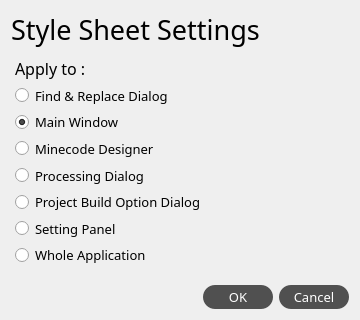
<?xml version="1.0" encoding="UTF-8"?>
<ui version="4.0">
 <class>SSObjectDialog</class>
 <widget class="QDialog" name="SSObjectDialog">
  <property name="geometry">
   <rect>
    <x>0</x>
    <y>0</y>
    <width>360</width>
    <height>320</height>
   </rect>
  </property>
  <property name="sizePolicy">
   <sizepolicy hsizetype="Preferred" vsizetype="Fixed">
    <horstretch>0</horstretch>
    <verstretch>0</verstretch>
   </sizepolicy>
  </property>
  <property name="minimumSize">
   <size>
    <width>360</width>
    <height>320</height>
   </size>
  </property>
  <property name="maximumSize">
   <size>
    <width>470</width>
    <height>340</height>
   </size>
  </property>
  <property name="font">
   <font>
    <family>方正黑体简体</family>
    <pointsize>10</pointsize>
   </font>
  </property>
  <property name="windowTitle">
   <string>Dialog</string>
  </property>
  <property name="styleSheet">
   <string notr="true">QPushButton{
    background: rgb(80, 80, 80);
    color: rgb(255, 255, 255);
    border-radius: 12px;
    padding: 3px 14px 3px 14px;
    height: 24px;
	font: 10pt &quot;方正黑体简体&quot;;
}

QPushButton:hover{
    background: rgb(100, 100, 100);
}

QPushButton:disabled{
    background: rgb(170, 170, 170);
}

QRadioButton::indicator:unchecked{
    image: url(:/ButtonImage/src/radiobutton_unchecked.png);
}

QRadioButton::indicator:checked{
    image: url(:/ButtonImage/src/radiobutton_checked.png);
}

QRadioButton::indicator:checked:disabled{
    image: url(:/ButtonImage/src/radiobutton_checked_disabled.png);
}

QRadioButton::indicator:checked:pressed{
    image: url(:/ButtonImage/src/radiobutton_pressed.png);
}

QRadioButton::indicator:unchecked:pressed{
    image: url(:/ButtonImage/src/radiobutton_unchecked_pressed.png);
}

QRadioButton::indicator:unchecked:hover{
    image: url(:/ButtonImage/src/radiobutton_hover.png);
}</string>
  </property>
  <layout class="QVBoxLayout" name="verticalLayout_2">
   <item>
    <widget class="QLabel" name="label">
     <property name="font">
      <font>
       <family>方正黑体简体</family>
       <pointsize>20</pointsize>
      </font>
     </property>
     <property name="text">
      <string>Style Sheet Settings</string>
     </property>
     <property name="margin">
      <number>12</number>
     </property>
    </widget>
   </item>
   <item>
    <layout class="QVBoxLayout" name="verticalLayout">
     <property name="leftMargin">
      <number>4</number>
     </property>
     <property name="topMargin">
      <number>4</number>
     </property>
     <property name="rightMargin">
      <number>4</number>
     </property>
     <property name="bottomMargin">
      <number>4</number>
     </property>
     <item>
      <widget class="QLabel" name="label_2">
       <property name="font">
        <font>
         <family>方正黑体简体</family>
         <pointsize>12</pointsize>
        </font>
       </property>
       <property name="text">
        <string>Apply to :</string>
       </property>
       <property name="margin">
        <number>5</number>
       </property>
      </widget>
     </item>
     <item>
      <widget class="QRadioButton" name="radioButton_6">
       <property name="font">
        <font>
         <family>方正黑体简体</family>
         <pointsize>10</pointsize>
        </font>
       </property>
       <property name="text">
        <string>Find &amp;&amp; Replace Dialog</string>
       </property>
      </widget>
     </item>
     <item>
      <widget class="QRadioButton" name="radioButton">
       <property name="font">
        <font>
         <family>方正黑体简体</family>
         <pointsize>10</pointsize>
        </font>
       </property>
       <property name="text">
        <string>Main Window</string>
       </property>
       <property name="checked">
        <bool>true</bool>
       </property>
      </widget>
     </item>
     <item>
      <widget class="QRadioButton" name="radioButton_3">
       <property name="font">
        <font>
         <family>方正黑体简体</family>
         <pointsize>10</pointsize>
        </font>
       </property>
       <property name="text">
        <string>Minecode Designer</string>
       </property>
      </widget>
     </item>
     <item>
      <widget class="QRadioButton" name="radioButton_5">
       <property name="font">
        <font>
         <family>方正黑体简体</family>
         <pointsize>10</pointsize>
        </font>
       </property>
       <property name="text">
        <string>Processing Dialog</string>
       </property>
      </widget>
     </item>
     <item>
      <widget class="QRadioButton" name="radioButton_7">
       <property name="font">
        <font>
         <family>方正黑体简体</family>
         <pointsize>10</pointsize>
        </font>
       </property>
       <property name="text">
        <string>Project Build Option Dialog</string>
       </property>
      </widget>
     </item>
     <item>
      <widget class="QRadioButton" name="radioButton_2">
       <property name="font">
        <font>
         <family>方正黑体简体</family>
         <pointsize>10</pointsize>
        </font>
       </property>
       <property name="text">
        <string>Setting Panel</string>
       </property>
      </widget>
     </item>
     <item>
      <widget class="QRadioButton" name="radioButton_4">
       <property name="font">
        <font>
         <family>方正黑体简体</family>
         <pointsize>10</pointsize>
        </font>
       </property>
       <property name="text">
        <string>Whole Application</string>
       </property>
      </widget>
     </item>
     <item>
      <spacer name="verticalSpacer">
       <property name="orientation">
        <enum>Qt::Vertical</enum>
       </property>
       <property name="sizeType">
        <enum>QSizePolicy::Minimum</enum>
       </property>
       <property name="sizeHint" stdset="0">
        <size>
         <width>10</width>
         <height>10</height>
        </size>
       </property>
      </spacer>
     </item>
    </layout>
   </item>
   <item>
    <layout class="QHBoxLayout" name="horizontalLayout">
     <item>
      <spacer name="horizontalSpacer">
       <property name="orientation">
        <enum>Qt::Horizontal</enum>
       </property>
       <property name="sizeHint" stdset="0">
        <size>
         <width>40</width>
         <height>20</height>
        </size>
       </property>
      </spacer>
     </item>
     <item>
      <widget class="QPushButton" name="pushButton">
       <property name="minimumSize">
        <size>
         <width>70</width>
         <height>24</height>
        </size>
       </property>
       <property name="maximumSize">
        <size>
         <width>16777215</width>
         <height>24</height>
        </size>
       </property>
       <property name="text">
        <string>OK</string>
       </property>
      </widget>
     </item>
     <item>
      <widget class="QPushButton" name="pushButton_2">
       <property name="minimumSize">
        <size>
         <width>70</width>
         <height>24</height>
        </size>
       </property>
       <property name="maximumSize">
        <size>
         <width>16777215</width>
         <height>24</height>
        </size>
       </property>
       <property name="text">
        <string>Cancel</string>
       </property>
      </widget>
     </item>
    </layout>
   </item>
  </layout>
 </widget>
 <resources/>
 <connections/>
</ui>
